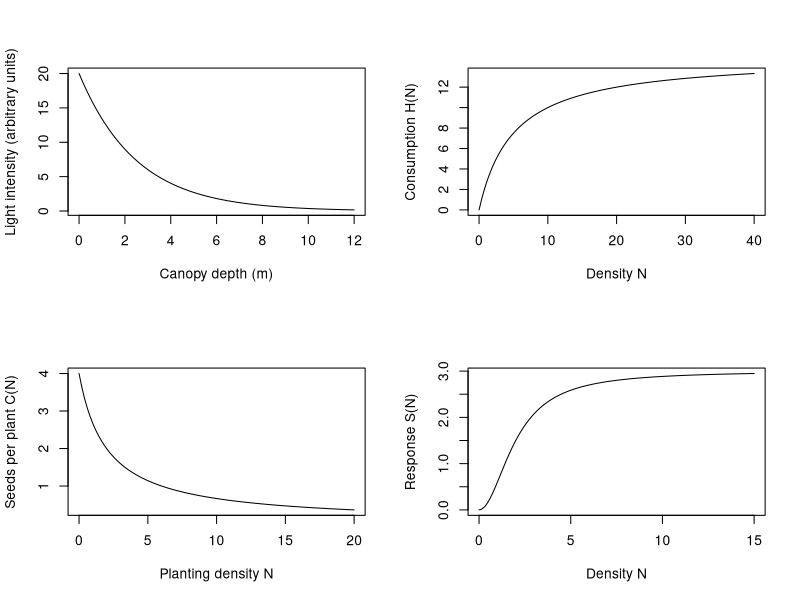
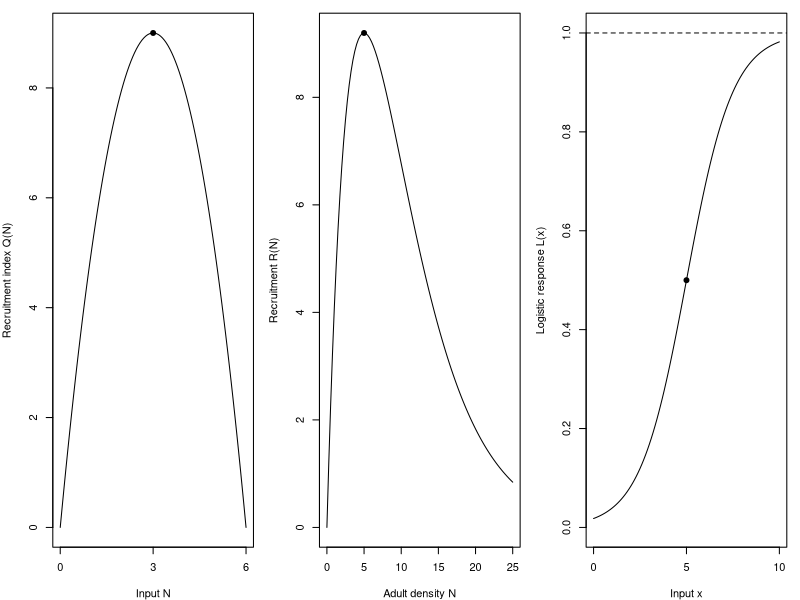
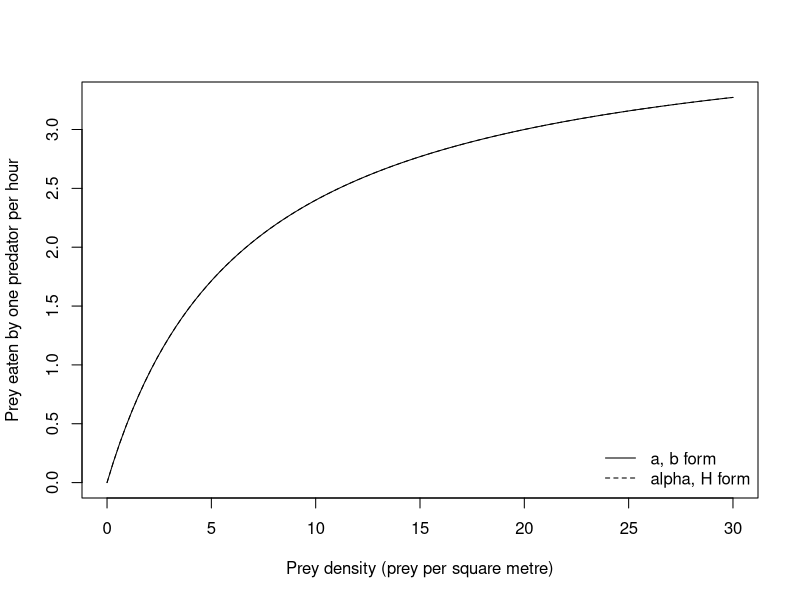
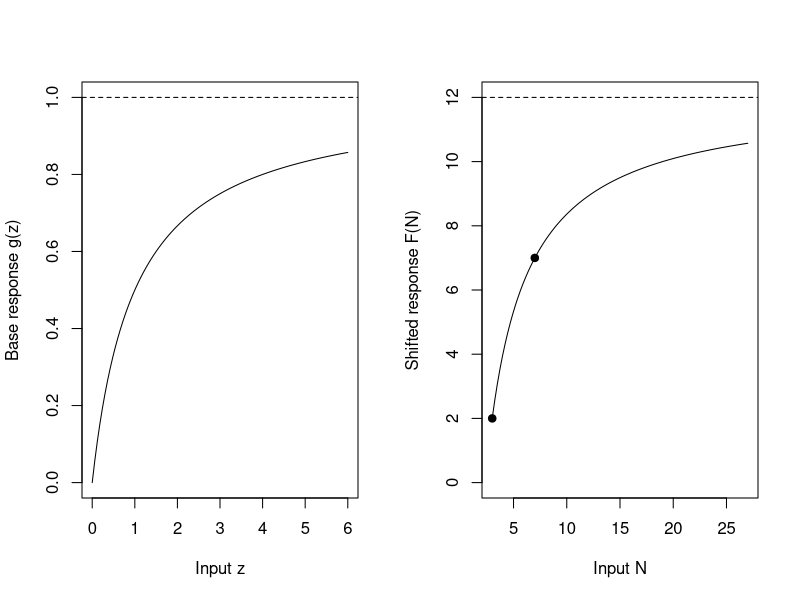
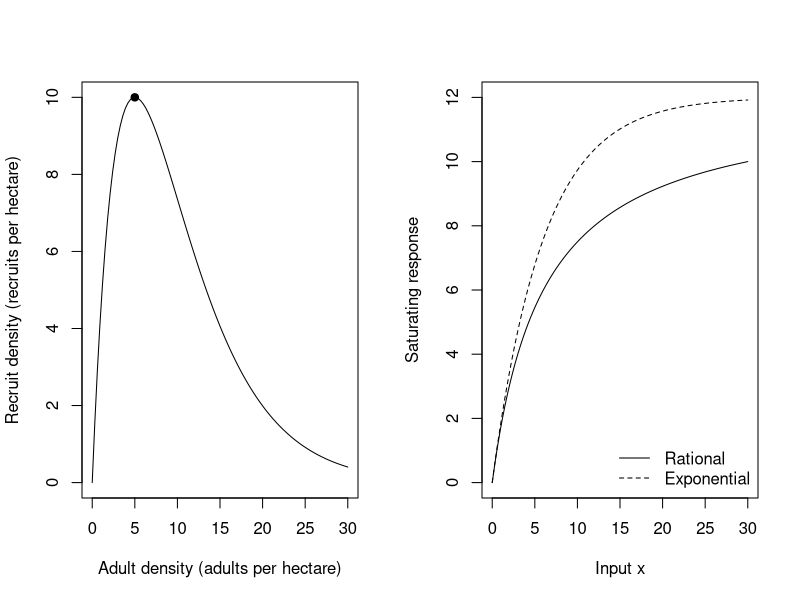
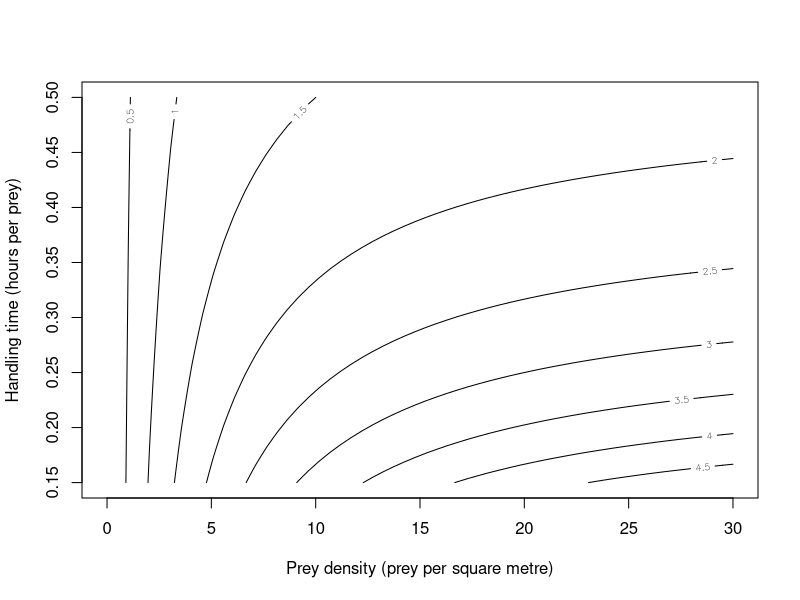

Write the R code that produced these figures, in order.
## ---- chunk 1
old_par = par(mfrow = c(2, 2))
curve(20 * exp(-0.4 * x), from = 0, to = 12,
      xlab = "Canopy depth (m)", ylab = "Light intensity (arbitrary units)")
curve(15 * x / (5 + x), from = 0, to = 40,
      xlab = "Density N", ylab = "Consumption H(N)")
curve(8 / (2 + x), from = 0, to = 20,
      xlab = "Planting density N", ylab = "Seeds per plant C(N)")
curve(3 * x^2 / (4 + x^2), from = 0, to = 15,
      xlab = "Density N", ylab = "Response S(N)")
par(old_par)
## ---- chunk 2
central_slope = function(fun, x, step = 0.0001) {
  (fun(x + step) - fun(x - step)) / (2 * step)
}
f = function(x) 3 + 2 * x^2
g = function(t) 12 * exp(-0.3 * t)
h = function(N) 10 * N / (4 + N)
ricker = function(N) 5 * N * exp(-0.2 * N)
j = function(N) N^2 / (9 + N^2)

analytical = c(
  f = 4,
  g = -3.6 * exp(-0.3),
  h = 40 / 5^2,
  ricker = 5 * exp(-0.2) * (1 - 0.2),
  j = 18 / 10^2
)
numerical = c(
  f = central_slope(f, 1),
  g = central_slope(g, 1),
  h = central_slope(h, 1),
  ricker = central_slope(ricker, 1),
  j = central_slope(j, 1)
)
data.frame(analytical, numerical)
## ---- chunk 3
#| fig-width: 11
#| fig-height: 4
old_par = par(mfrow = c(1, 3), mar = c(4, 4, 1, 1))
curve(6 * x - x^2, from = 0, to = 6, xaxt = "n",
      xlab = "Input N", ylab = "Recruitment index Q(N)")
axis(side = 1, at = c(0, 3, 6))
points(x = 3, y = 9, pch = 19)
curve(5 * x * exp(-0.2 * x), from = 0, to = 25,
      xaxt = "n",
      xlab = "Adult density N", ylab = "Recruitment R(N)")
axis(side = 1, at = c(0, 5, 10, 15, 20, 25))
points(x = 5, y = 25 / exp(1), pch = 19)
curve(1 / (1 + exp(-0.8 * (x - 5))), from = 0, to = 10,
      ylim = c(0, 1), xaxt = "n",
      xlab = "Input x", ylab = "Logistic response L(x)")
axis(side = 1, at = c(0, 5, 10))
points(x = 5, y = 0.5, pch = 19)
abline(h = 1, lty = 2)
par(old_par)
## ---- chunk 4
form_ab = function(N, a, b) {
  a * N / (b + N)
}
form_alpha_h = function(N, alpha, H) {
  alpha * N / (1 + alpha * H * N)
}
curve(
  form_ab(N = x, a = 4, b = 20 / 3),
  from = 0, to = 30,
  xlab = "Prey density (prey per square metre)",
  ylab = "Prey eaten by one predator per hour",
  lty = 1
)
curve(
  form_alpha_h(N = x, alpha = 0.6, H = 0.25),
  from = 0, to = 30, add = TRUE, lty = 2
)
legend(
  "bottomright", legend = c("a, b form", "alpha, H form"),
  lty = c(1, 2), bty = "n"
)
## ---- chunk 5
base_curve = function(z) z / (1 + z)
shifted_curve = function(N) {
  2 + 10 * (N - 3) / (4 + N - 3)
}
old_par = par(mfrow = c(1, 2))
curve(base_curve(x), from = 0, to = 6,
      ylim = c(0, 1), xlab = "Input z", ylab = "Base response g(z)")
abline(h = 1, lty = 2)
curve(shifted_curve(x), from = 3, to = 27,
      ylim = c(0, 12), xlab = "Input N",
      ylab = "Shifted response F(N)")
points(x = c(3, 7), y = c(2, 7), pch = 19)
abline(h = 12, lty = 2)
par(old_par)
## ---- chunk 6
N = c(1, 10)
exact = 12 * N / (6 + N)
approximation = 2 * N - N^2 / 3
data.frame(N, exact, approximation)
## ---- chunk 7
q = 1 / 5
r = 2 * exp(1)
old_par = par(mfrow = c(1, 2))
curve(r * x * exp(-q * x), from = 0, to = 30,
      xlab = "Adult density (adults per hectare)",
      ylab = "Recruit density (recruits per hectare)")
points(x = 5, y = 10, pch = 19)
curve(12 * x / (6 + x), from = 0, to = 30,
      ylim = c(0, 12),
      xlab = "Input x", ylab = "Saturating response",
      lty = 1)
curve(12 * (1 - exp(-x / 6)), from = 0, to = 30,
      add = TRUE, lty = 2)
legend("bottomright",
       legend = c("Rational", "Exponential"),
       lty = c(1, 2), bty = "n")
par(old_par)
## ---- chunk 8
response = function(N, H) {
  0.6 * N / (1 + 0.6 * H * N)
}
density_values = seq(from = 0, to = 30, length.out = 60)
handling_values = seq(from = 0.15, to = 0.5, length.out = 60)
response_grid = outer(
  X = density_values, Y = handling_values,
  FUN = response
)
contour(
  x = density_values, y = handling_values, z = response_grid,
  xlab = "Prey density (prey per square metre)",
  ylab = "Handling time (hours per prey)"
)
